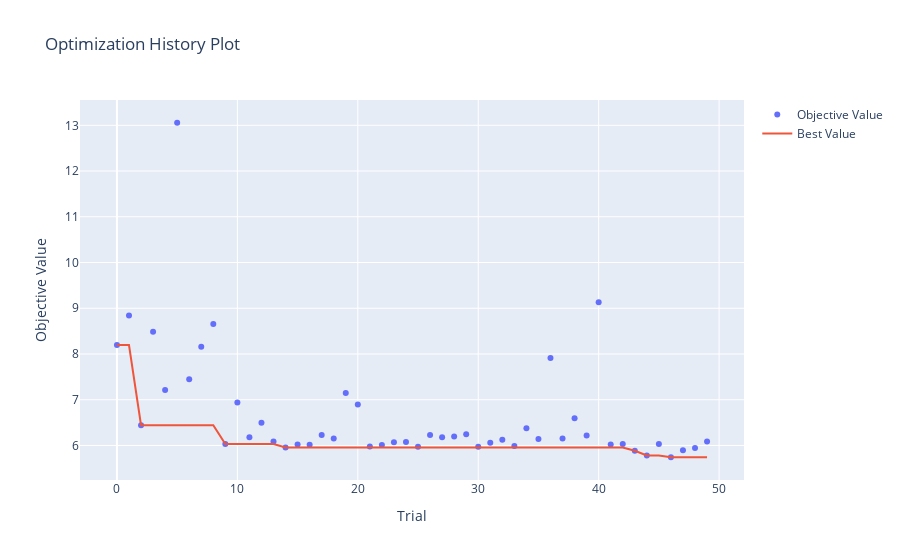
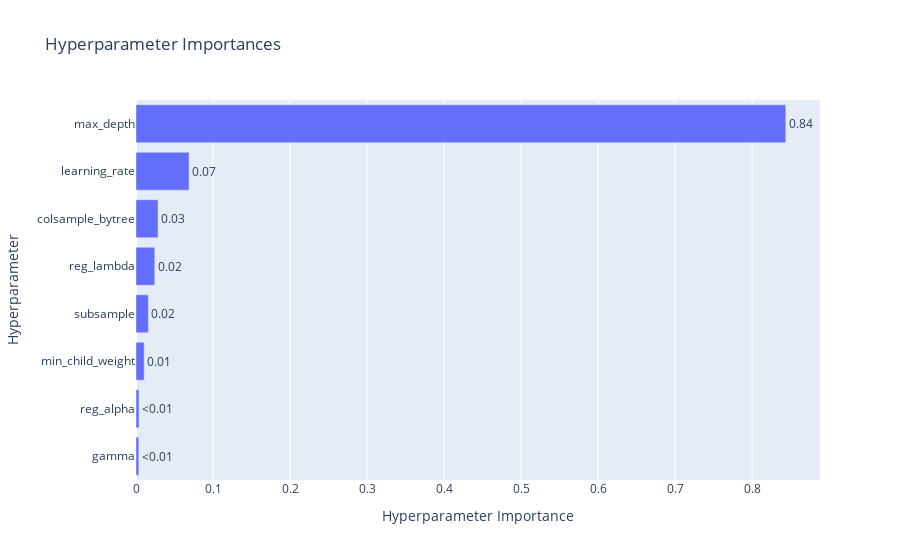

Write notebook code for charts like these, in order.
### Markdown cell above
## Visualizzazione risultati ottimizzazione

### Code cell
import matplotlib.pyplot as plt

# Grafico dell'ottimizzazione
fig = optuna.visualization.plot_optimization_history(study)
fig.show()

# Importanza dei parametri
fig2 = optuna.visualization.plot_param_importances(study)
fig2.show()

### Figure 1 — Plotly figure (JSON) as saved in the notebook; plotly's stock layout.template omitted (floating-point values rounded to 4 significant figures)
{"data": [{"mode": "markers", "name": "Objective Value", "type": "scatter", "x": [0, 1, 2, 3, 4, 5, 6, 7, 8, 9, 10, 11, 12, 13, 14, 15, 16, 17, 18, 19, 20, 21, 22, 23, 24, 25, 26, 27, 28, 29, 30, 31, 32, 33, 34, 35, 36, 37, 38, 39, 40, 41, 42, 43, 44, 45, 46, 47, 48, 49], "y": [8.196, 8.844, 6.442, 8.488, 7.215, 13.06, 7.449, 8.161, 8.658, 6.03, 6.94, 6.182, 6.495, 6.085, 5.956, 6.022, 6.015, 6.228, 6.151, 7.145, 6.894, 5.977, 6.008, 6.069, 6.075, 5.97, 6.228, 6.181, 6.197, 6.243, 5.972, 6.062, 6.126, 5.989, 6.379, 6.142, 7.914, 6.151, 6.593, 6.217, 9.134, 6.022, 6.035, 5.884, 5.78, 6.035, 5.743, 5.894, 5.946, 6.088]}, {"mode": "lines", "name": "Best Value", "type": "scatter", "x": [0, 1, 2, 3, 4, 5, 6, 7, 8, 9, 10, 11, 12, 13, 14, 15, 16, 17, 18, 19, 20, 21, 22, 23, 24, 25, 26, 27, 28, 29, 30, 31, 32, 33, 34, 35, 36, 37, 38, 39, 40, 41, 42, 43, 44, 45, 46, 47, 48, 49], "y": [8.196, 8.196, 6.442, 6.442, 6.442, 6.442, 6.442, 6.442, 6.442, 6.03, 6.03, 6.03, 6.03, 6.03, 5.956, 5.956, 5.956, 5.956, 5.956, 5.956, 5.956, 5.956, 5.956, 5.956, 5.956, 5.956, 5.956, 5.956, 5.956, 5.956, 5.956, 5.956, 5.956, 5.956, 5.956, 5.956, 5.956, 5.956, 5.956, 5.956, 5.956, 5.956, 5.956, 5.884, 5.78, 5.78, 5.743, 5.743, 5.743, 5.743]}, {"marker": {"color": "#cccccc"}, "mode": "markers", "name": "Infeasible Trial", "showlegend": false, "type": "scatter", "x": [], "y": []}], "layout": {"title": {"text": "Optimization History Plot"}, "xaxis": {"title": {"text": "Trial"}}, "yaxis": {"title": {"text": "Objective Value"}}}}

### Figure 2 — Plotly figure (JSON) as saved in the notebook; plotly's stock layout.template omitted (floating-point values rounded to 4 significant figures)
{"data": [{"cliponaxis": false, "hovertemplate": ["gamma (FloatDistribution): 0.003661956990155707<extra></extra>", "reg_alpha (FloatDistribution): 0.0039267417607676556<extra></extra>", "min_child_weight (IntDistribution): 0.010623868710509061<extra></extra>", "subsample (FloatDistribution): 0.016088612349277432<extra></extra>", "reg_lambda (FloatDistribution): 0.02438874977409391<extra></extra>", "colsample_bytree (FloatDistribution): 0.02863190320442188<extra></extra>", "learning_rate (FloatDistribution): 0.0688795272554463<extra></extra>", "max_depth (IntDistribution): 0.8437986399553281<extra></extra>"], "name": "Objective Value", "orientation": "h", "text": ["<0.01", "<0.01", "0.01", "0.02", "0.02", "0.03", "0.07", "0.84"], "textposition": "outside", "type": "bar", "x": [0.003662, 0.003927, 0.01062, 0.01609, 0.02439, 0.02863, 0.06888, 0.8438], "y": ["gamma", "reg_alpha", "min_child_weight", "subsample", "reg_lambda", "colsample_bytree", "learning_rate", "max_depth"]}], "layout": {"title": {"text": "Hyperparameter Importances"}, "xaxis": {"title": {"text": "Hyperparameter Importance"}}, "yaxis": {"title": {"text": "Hyperparameter"}}}}
